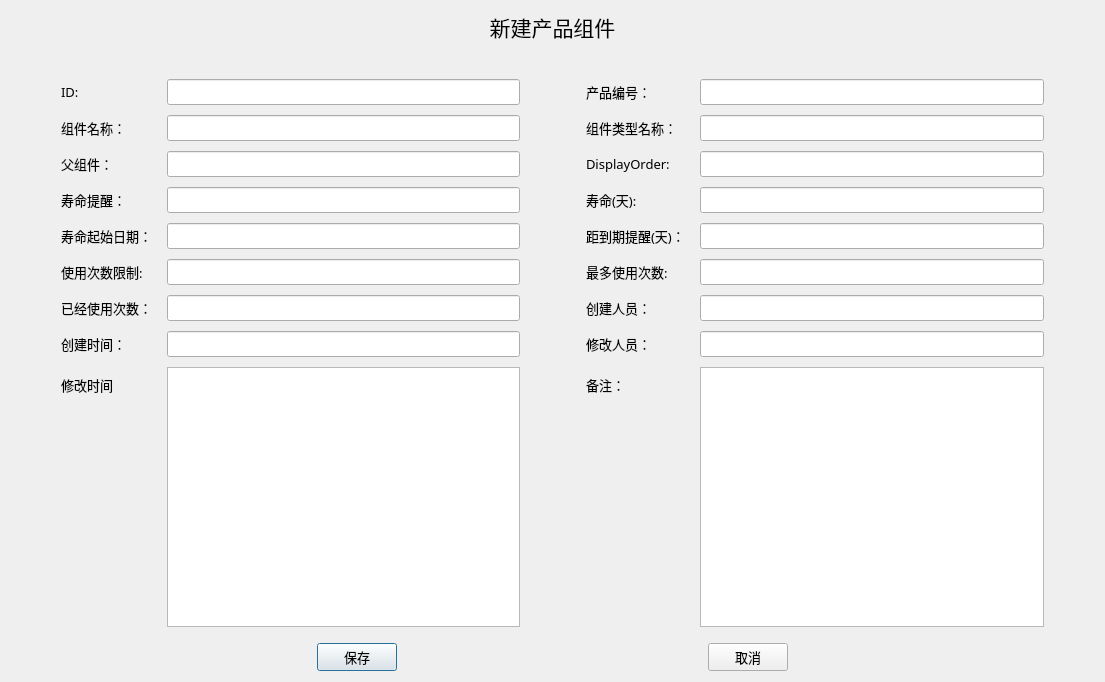
<?xml version="1.0" encoding="UTF-8"?>
<ui version="4.0">
 <class>Dialog</class>
 <widget class="QDialog" name="Dialog">
  <property name="geometry">
   <rect>
    <x>0</x>
    <y>0</y>
    <width>1105</width>
    <height>682</height>
   </rect>
  </property>
  <property name="font">
   <font>
    <family>微软雅黑 Light</family>
    <pointsize>10</pointsize>
   </font>
  </property>
  <property name="windowTitle">
   <string>Dialog</string>
  </property>
  <layout class="QVBoxLayout" name="verticalLayout">
   <item>
    <widget class="QLabel" name="label">
     <property name="font">
      <font>
       <family>Adobe Devanagari</family>
       <pointsize>16</pointsize>
      </font>
     </property>
     <property name="text">
      <string>新建产品组件</string>
     </property>
     <property name="alignment">
      <set>Qt::AlignCenter</set>
     </property>
    </widget>
   </item>
   <item>
    <layout class="QHBoxLayout" name="horizontalLayout">
     <item>
      <layout class="QFormLayout" name="formLayout">
       <property name="horizontalSpacing">
        <number>15</number>
       </property>
       <property name="verticalSpacing">
        <number>10</number>
       </property>
       <property name="leftMargin">
        <number>50</number>
       </property>
       <property name="topMargin">
        <number>30</number>
       </property>
       <property name="rightMargin">
        <number>30</number>
       </property>
       <property name="bottomMargin">
        <number>10</number>
       </property>
       <item row="0" column="0">
        <widget class="QLabel" name="iDLabel">
         <property name="text">
          <string>ID:</string>
         </property>
        </widget>
       </item>
       <item row="0" column="1">
        <widget class="QLineEdit" name="ID"/>
       </item>
       <item row="1" column="0">
        <widget class="QLabel" name="Label_2">
         <property name="text">
          <string>组件名称：</string>
         </property>
        </widget>
       </item>
       <item row="1" column="1">
        <widget class="QLineEdit" name="componentName"/>
       </item>
       <item row="2" column="0">
        <widget class="QLabel" name="Label_4">
         <property name="text">
          <string>父组件：</string>
         </property>
        </widget>
       </item>
       <item row="2" column="1">
        <widget class="QLineEdit" name="parentID"/>
       </item>
       <item row="3" column="0">
        <widget class="QLabel" name="Label_5">
         <property name="text">
          <string>寿命提醒：</string>
         </property>
        </widget>
       </item>
       <item row="3" column="1">
        <widget class="QLineEdit" name="isLifeRemind"/>
       </item>
       <item row="4" column="0">
        <widget class="QLabel" name="Label_7">
         <property name="text">
          <string>寿命起始日期：</string>
         </property>
        </widget>
       </item>
       <item row="4" column="1">
        <widget class="QLineEdit" name="startDate"/>
       </item>
       <item row="5" column="0">
        <widget class="QLabel" name="Label_9">
         <property name="text">
          <string>使用次数限制:</string>
         </property>
        </widget>
       </item>
       <item row="5" column="1">
        <widget class="QLineEdit" name="isUsedCountLimit"/>
       </item>
       <item row="6" column="0">
        <widget class="QLabel" name="Label_11">
         <property name="text">
          <string>已经使用次数：</string>
         </property>
        </widget>
       </item>
       <item row="6" column="1">
        <widget class="QLineEdit" name="havaUsedCount"/>
       </item>
       <item row="7" column="0">
        <widget class="QLabel" name="Label_13">
         <property name="text">
          <string>创建时间：</string>
         </property>
        </widget>
       </item>
       <item row="7" column="1">
        <widget class="QLineEdit" name="createTime"/>
       </item>
       <item row="8" column="0">
        <widget class="QLabel" name="Label_15">
         <property name="text">
          <string>修改时间</string>
         </property>
        </widget>
       </item>
       <item row="8" column="1">
        <widget class="QTextEdit" name="updateTime"/>
       </item>
      </layout>
     </item>
     <item>
      <layout class="QFormLayout" name="formLayout_2">
       <property name="horizontalSpacing">
        <number>15</number>
       </property>
       <property name="verticalSpacing">
        <number>10</number>
       </property>
       <property name="leftMargin">
        <number>30</number>
       </property>
       <property name="topMargin">
        <number>30</number>
       </property>
       <property name="rightMargin">
        <number>50</number>
       </property>
       <property name="bottomMargin">
        <number>10</number>
       </property>
       <item row="0" column="0">
        <widget class="QLabel" name="Label">
         <property name="text">
          <string>产品编号：</string>
         </property>
        </widget>
       </item>
       <item row="0" column="1">
        <widget class="QLineEdit" name="productNO"/>
       </item>
       <item row="1" column="0">
        <widget class="QLabel" name="Label_3">
         <property name="text">
          <string>组件类型名称：</string>
         </property>
        </widget>
       </item>
       <item row="1" column="1">
        <widget class="QLineEdit" name="ComponentTypeID"/>
       </item>
       <item row="2" column="0">
        <widget class="QLabel" name="displayOrderLabel">
         <property name="text">
          <string>DisplayOrder:</string>
         </property>
        </widget>
       </item>
       <item row="2" column="1">
        <widget class="QLineEdit" name="displayOrder"/>
       </item>
       <item row="3" column="0">
        <widget class="QLabel" name="Label_6">
         <property name="text">
          <string>寿命(天):</string>
         </property>
        </widget>
       </item>
       <item row="3" column="1">
        <widget class="QLineEdit" name="life"/>
       </item>
       <item row="4" column="0">
        <widget class="QLabel" name="Label_8">
         <property name="text">
          <string>距到期提醒(天)：</string>
         </property>
        </widget>
       </item>
       <item row="4" column="1">
        <widget class="QLineEdit" name="daysBefore"/>
       </item>
       <item row="5" column="0">
        <widget class="QLabel" name="Label_10">
         <property name="text">
          <string>最多使用次数:</string>
         </property>
        </widget>
       </item>
       <item row="5" column="1">
        <widget class="QLineEdit" name="maxUsedCount"/>
       </item>
       <item row="6" column="0">
        <widget class="QLabel" name="Label_12">
         <property name="text">
          <string>创建人员：</string>
         </property>
        </widget>
       </item>
       <item row="6" column="1">
        <widget class="QLineEdit" name="createID"/>
       </item>
       <item row="7" column="0">
        <widget class="QLabel" name="Label_14">
         <property name="text">
          <string>修改人员：</string>
         </property>
        </widget>
       </item>
       <item row="7" column="1">
        <widget class="QLineEdit" name="updateUD"/>
       </item>
       <item row="8" column="0">
        <widget class="QLabel" name="Label_16">
         <property name="text">
          <string>备注：</string>
         </property>
        </widget>
       </item>
       <item row="8" column="1">
        <widget class="QTextEdit" name="remark"/>
       </item>
      </layout>
     </item>
    </layout>
   </item>
   <item>
    <layout class="QHBoxLayout" name="horizontalLayout_2">
     <item>
      <spacer name="horizontalSpacer">
       <property name="orientation">
        <enum>Qt::Horizontal</enum>
       </property>
       <property name="sizeHint" stdset="0">
        <size>
         <width>40</width>
         <height>20</height>
        </size>
       </property>
      </spacer>
     </item>
     <item>
      <widget class="QPushButton" name="conserveButton">
       <property name="text">
        <string>保存</string>
       </property>
      </widget>
     </item>
     <item>
      <spacer name="horizontalSpacer_2">
       <property name="orientation">
        <enum>Qt::Horizontal</enum>
       </property>
       <property name="sizeHint" stdset="0">
        <size>
         <width>40</width>
         <height>20</height>
        </size>
       </property>
      </spacer>
     </item>
     <item>
      <widget class="QPushButton" name="cancelButton">
       <property name="text">
        <string>取消</string>
       </property>
      </widget>
     </item>
     <item>
      <spacer name="horizontalSpacer_3">
       <property name="orientation">
        <enum>Qt::Horizontal</enum>
       </property>
       <property name="sizeHint" stdset="0">
        <size>
         <width>40</width>
         <height>20</height>
        </size>
       </property>
      </spacer>
     </item>
    </layout>
   </item>
  </layout>
 </widget>
 <resources/>
 <connections/>
</ui>
